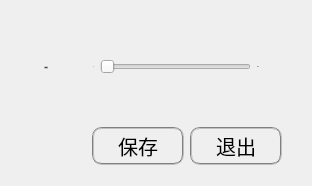
  <widget class="QWidget" name="lightTab">
   <property name="font">
    <font>
     <pointsize>-1</pointsize>
    </font>
   </property>
   <attribute name="icon">
    <iconset>
     <normaloff>icon/light_icon.png</normaloff>icon/light_icon.png</iconset>
   </attribute>
   <attribute name="title">
    <string>光源设置</string>
   </attribute>
   <layout class="QGridLayout" name="gridLayout_3">
    <item row="0" column="0">
     <layout class="QVBoxLayout" name="verticalLayout" stretch="4,2,5,2">
      <property name="leftMargin">
       <number>10</number>
      </property>
      <property name="topMargin">
       <number>10</number>
      </property>
      <property name="rightMargin">
       <number>10</number>
      </property>
      <property name="bottomMargin">
       <number>10</number>
      </property>
      <item>
       <spacer name="verticalSpacer_3">
        <property name="orientation">
         <enum>Qt::Vertical</enum>
        </property>
        <property name="sizeHint" stdset="0">
         <size>
          <width>20</width>
          <height>40</height>
         </size>
        </property>
       </spacer>
      </item>
      <item>
       <layout class="QHBoxLayout" name="horizontalLayout_2" stretch="3,1,9,1,1">
        <item>
         <widget class="QLabel" name="label_5">
          <property name="text">
           <string>光源强度</string>
          </property>
          <property name="alignment">
           <set>Qt::AlignCenter</set>
          </property>
         </widget>
        </item>
        <item>
         <widget class="QLabel" name="label_6">
          <property name="text">
           <string>0</string>
          </property>
          <property name="alignment">
           <set>Qt::AlignRight|Qt::AlignTrailing|Qt::AlignVCenter</set>
          </property>
         </widget>
        </item>
        <item>
         <widget class="QSlider" name="lightSlider">
          <property name="maximum">
           <number>255</number>
          </property>
          <property name="orientation">
           <enum>Qt::Horizontal</enum>
          </property>
          <property name="invertedAppearance">
           <bool>false</bool>
          </property>
          <property name="invertedControls">
           <bool>false</bool>
          </property>
          <property name="tickPosition">
           <enum>QSlider::NoTicks</enum>
          </property>
         </widget>
        </item>
        <item>
         <widget class="QLabel" name="label_7">
          <property name="text">
           <string>255</string>
          </property>
          <property name="alignment">
           <set>Qt::AlignLeading|Qt::AlignLeft|Qt::AlignVCenter</set>
          </property>
         </widget>
        </item>
        <item>
         <spacer name="horizontalSpacer_14">
          <property name="orientation">
           <enum>Qt::Horizontal</enum>
          </property>
          <property name="sizeHint" stdset="0">
           <size>
            <width>40</width>
            <height>20</height>
           </size>
          </property>
         </spacer>
        </item>
       </layout>
      </item>
      <item>
       <spacer name="verticalSpacer_4">
        <property name="orientation">
         <enum>Qt::Vertical</enum>
        </property>
        <property name="sizeHint" stdset="0">
         <size>
          <width>20</width>
          <height>40</height>
         </size>
        </property>
       </spacer>
      </item>
      <item>
       <layout class="QHBoxLayout" name="horizontalLayout" stretch="8,2,1,1">
        <item>
         <spacer name="horizontalSpacer_6">
          <property name="orientation">
           <enum>Qt::Horizontal</enum>
          </property>
          <property name="sizeHint" stdset="0">
           <size>
            <width>40</width>
            <height>20</height>
           </size>
          </property>
         </spacer>
        </item>
        <item>
         <widget class="QPushButton" name="lightSaveBtn">
          <property name="styleSheet">
           <string notr="true">font-size: 20px;height: 30px;width: 80px; border:2px groove gray;border-radius:10px;padding:2px 4px;</string>
          </property>
          <property name="text">
           <string>保存</string>
          </property>
          <property name="icon">
           <iconset>
            <normaloff>icon/save.png</normaloff>icon/save.png</iconset>
          </property>
         </widget>
        </item>
        <item>
         <widget class="QPushButton" name="lightExitBtn">
          <property name="styleSheet">
           <string notr="true">font-size: 20px;height: 30px;width: 80px; border:2px groove gray;border-radius:10px;padding:2px 4px;</string>
          </property>
          <property name="text">
           <string>退出</string>
          </property>
          <property name="icon">
           <iconset>
            <normaloff>icon/exit_icon.png</normaloff>icon/exit_icon.png</iconset>
          </property>
         </widget>
        </item>
        <item>
         <spacer name="horizontalSpacer_12">
          <property name="orientation">
           <enum>Qt::Horizontal</enum>
          </property>
          <property name="sizeHint" stdset="0">
           <size>
            <width>40</width>
            <height>20</height>
           </size>
          </property>
         </spacer>
        </item>
       </layout>
      </item>
     </layout>
    </item>
   </layout>
  </widget>
